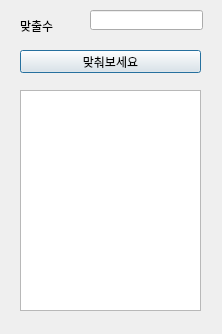
<?xml version="1.0" encoding="UTF-8"?>
<ui version="4.0">
 <class>Dialog</class>
 <widget class="QDialog" name="Dialog">
  <property name="geometry">
   <rect>
    <x>0</x>
    <y>0</y>
    <width>222</width>
    <height>334</height>
   </rect>
  </property>
  <property name="windowTitle">
   <string>Dialog</string>
  </property>
  <widget class="QLabel" name="lbl">
   <property name="geometry">
    <rect>
     <x>20</x>
     <y>20</y>
     <width>56</width>
     <height>12</height>
    </rect>
   </property>
   <property name="text">
    <string>맞출수</string>
   </property>
  </widget>
  <widget class="QLineEdit" name="le">
   <property name="geometry">
    <rect>
     <x>90</x>
     <y>10</y>
     <width>113</width>
     <height>20</height>
    </rect>
   </property>
  </widget>
  <widget class="QPushButton" name="pb">
   <property name="geometry">
    <rect>
     <x>20</x>
     <y>50</y>
     <width>181</width>
     <height>23</height>
    </rect>
   </property>
   <property name="text">
    <string>맞춰보세요</string>
   </property>
  </widget>
  <widget class="QPlainTextEdit" name="pte">
   <property name="geometry">
    <rect>
     <x>20</x>
     <y>90</y>
     <width>181</width>
     <height>221</height>
    </rect>
   </property>
  </widget>
 </widget>
 <resources/>
 <connections/>
</ui>
